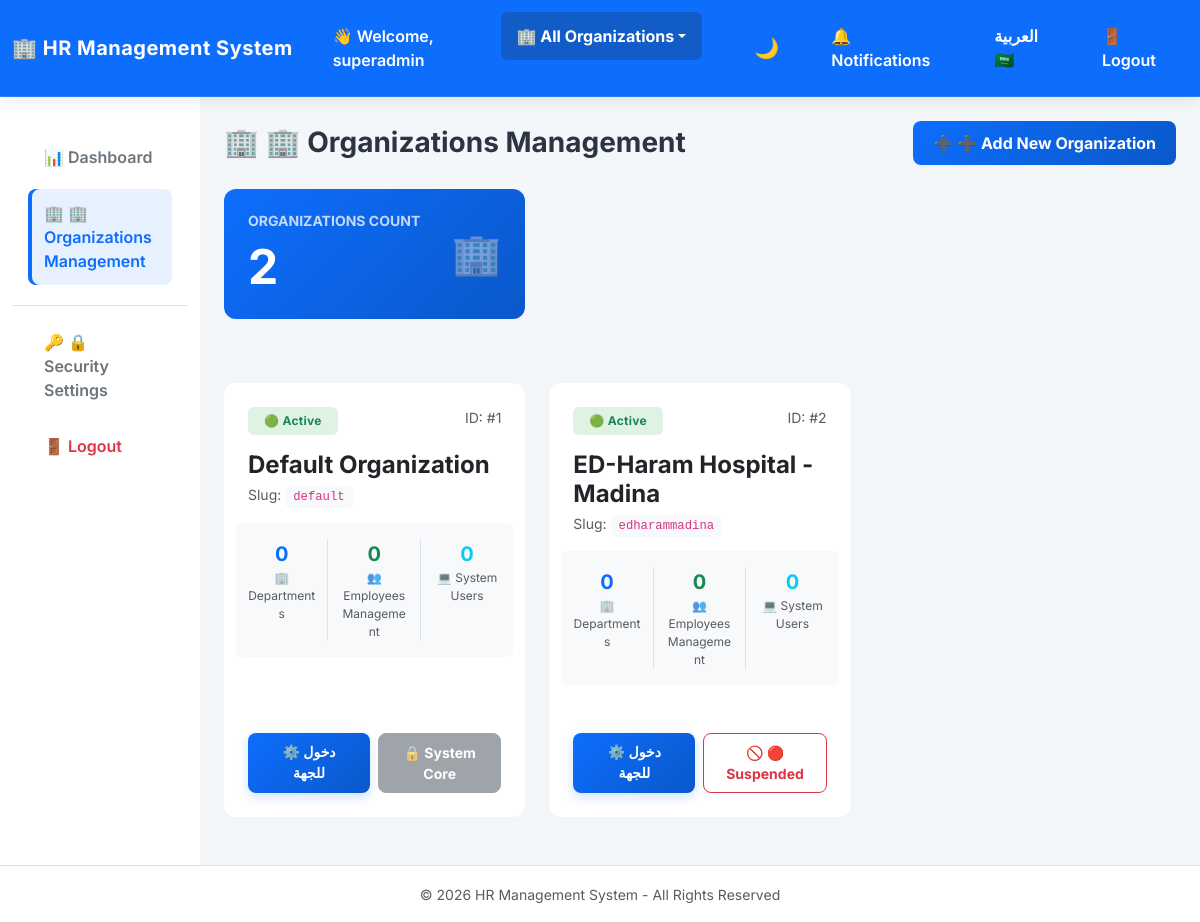
The app's page /admin/organizations.php?lang=en (signed in) with its own data.
### tables this page shows
CREATE TABLE `organizations` (
  `id` int(11) NOT NULL AUTO_INCREMENT,
  `name_ar` varchar(150) NOT NULL,
  `name_en` varchar(150) NOT NULL,
  `slug` varchar(50) NOT NULL,
  `status` enum('active','suspended') DEFAULT 'active',
  `created_at` timestamp NOT NULL DEFAULT current_timestamp(),
  PRIMARY KEY (`id`),
  UNIQUE KEY `name_ar` (`name_ar`),
  UNIQUE KEY `name_en` (`name_en`),
  UNIQUE KEY `slug` (`slug`)
);

### includes/languages.php (called while the page is built, shortened)
<?php
$translations['ar']['prevent_overlapping_leaves'] = 'منع تداخل الإجازات';
$translations['en']['prevent_overlapping_leaves'] = 'Prevent Overlapping Leaves';
$translations['ar']['allow_past_leaves'] = 'السماح بتقديم إجازة بأثر رجعي (تواريخ سابقة)';
$translations['en']['allow_past_leaves'] = 'Allow Retroactive Leaves (Past Dates)';
$translations['ar']['past_leaves_error'] = 'عذراً، غير مسموح بتقديم طلب إجازة في تاريخ قد مضى.';
$translations['en']['past_leaves_error'] = 'Sorry, requesting a leave in the past is not allowed.';
$translations['ar']['leave_controls'] = 'ضوابط وأنظمة الإجازات';
$translations['en']['leave_controls'] = 'Leave Policies & Controls';
$translations['ar']['overlapping_leaves_error'] = 'عذراً، يوجد لديك إجازة سابقة (معلقة أو مقبولة) تتداخل مع هذه التواريخ.';
$translations['en']['overlapping_leaves_error'] = 'Sorry, you have a previous leave (pending or approved) that overlaps with these dates.';
$translations['ar']['security_settings'] = '🔒 إعدادات الأمان';
$translations['en']['security_settings'] = '🔒 Security Settings';
$translations['ar']['2fa_title'] = 'التحقق الثنائي باستخدام تطبيق (2FA)';
$translations['en']['2fa_title'] = 'Two-Factor Authentication (2FA)';
$translations['ar']['2fa_active_title'] = 'ميزة التحقق الثنائي نشطة حالياً لحماية حسابك!';
$translations['en']['2fa_active_title'] = 'Two-Factor Authentication is currently active!';
$translations['ar']['2fa_active_desc'] = 'في كل مرة تقوم فيها بتسجيل الدخول، سيُطلب منك إدخال رمز التحقق المكون من 6 أرقام من تطبيق Authenticator الخاص بك.';
$translations['en']['2fa_active_desc'] = 'Each time you login, you will be required to enter the 6-digit verification code from your Authenticator app.';
$translations['ar']['2fa_disable_title'] = 'تعطيل التحقق الثنائي';
$translations['en']['2fa_disable_title'] = 'Disable Two-Factor Authentication';
$translations['ar']['2fa_disable_desc'] = 'لتعطيل هذه الميزة الأمنية، يرجى إدخال الرمز الحالي من تطبيق التحقق للـتأكيد:';
$translations['en']['2fa_disable_desc'] = 'To disable this security feature, please enter the current code from your Authenticator app to confirm:';
$translations['ar']['2fa_disable_btn'] = '🔴 تعطيل التحقق الثنائي';
$translations['en']['2fa_disable_btn'] = '🔴 Disable Two-Factor Authentication';
$translations['ar']['2fa_setup_title'] = 'إعداد التحقق الثنائي (2FA)';
$translations['en']['2fa_setup_title'] = 'Setup Two-Factor Authentication (2FA)';
$translations['ar']['2fa_setup_desc'] = 'التحقق الثنائي يضيف طبقة أمان إضافية لحسابك. تحتاج لتنزيل تطبيق مثل Google Authenticator أو Authy على هاتفك المحمول أولاً.';
$translations['en']['2fa_setup_desc'] = '2FA adds an extra layer of security. You need to download Google Authenticator or Authy on your mobile phone first.';
$translations['ar']['2fa_step_1'] = '1. امسح الرمز المربع (QR Code)';
$translations['en']['2fa_step_1'] = '1. Scan the QR Code';
$translations['ar']['2fa_step_1_desc'] = 'افتح تطبيق التحقق على هاتفك، واختر "إضافة حساب" ثم قم بمسح الرمز المربع أدناه كاملاً بالعدسة.';
$translations['en']['2fa_step_1_desc'] = 'Open the authenticator app, choose "Add account" and scan the QR code below.';
$translations['ar']['2fa_step_2'] = 'أو أدخل المفتاح السري يدوياً:';
$translations['en']['2fa_step_2'] = 'Or enter the secret key manually:';
$translations['ar']['copy'] = 'نسخ المفتاح';
$translations['en']['copy'] = 'Copy Key';
$translations['ar']['copied'] = 'تم النسخ';
$translations['en']['copied'] = 'Copied';
$translations['ar']['2fa_step_3'] = '2. أدخل رمز التحقق للتأكيد وتفعيل الخدمة';
$translations['en']['2fa_step_3'] = '2. Enter the verification code to activate';
$translations['ar']['2fa_code_label'] = 'رمز التحقق (6 أرقام)';
$translations['en']['2fa_code_label'] = 'Verification Code (6-digits)';
$translations['ar']['2fa_enable_btn'] = '🟢 تفعيل التحقق الثنائي';
$translations['en']['2fa_enable_btn'] = '🟢 Enable Two-Factor Authentication';
$translations['ar']['fill_fields_error'] = 'يرجى ملء جميع الحقول المطلوبة.';
$translations['en']['fill_fields_error'] = 'Please fill all required fields.';
$translations['ar']['2fa_enabled_success'] = '🎉 تم تفعيل ميزة التحقق الثنائي بنجاح وحماية حسابك!';
$translations['en']['2fa_enabled_success'] = '🎉 Two-factor authentication enabled successfully!';
$translations['ar']['2fa_disabled_success'] = '⚠️ تم تعطيل التحقق الثنائي بنجاح. حسابك الآن أقل أماناً.';
$translations['en']['2fa_disabled_success'] = '⚠️ Two-factor authentication disabled successfully.';
$translations['ar']['2fa_invalid_code'] = '❌ الرمز المدخل غير صحيح أو انتهت صلاحيته الزمنيّة، يرجى المحاولة مجدداً.';
$translations['en']['2fa_invalid_code'] = '❌ Invalid verification code, please try again.';
$translations['ar']['super_admin_dashboard'] = '👑 لوحة تحكم المدير العام';
$translations['en']['super_admin_dashboard'] = '👑 Super Admin Dashboard';
$translations['ar']['organizations_mgmt'] = '🏢 إدارة جهات العمل';
$translations['en']['organizations_mgmt'] = '🏢 Organizations Management';
$translations['ar']['add_organization'] = '➕ إضافة جهة عمل جديدة';
$translations['en']['add_organization'] = '➕ Add New Organization';
$translations['ar']['edit_organization'] = '✏️ تعديل جهة العمل';
$translations['en']['edit_organization'] = '✏️ Edit Organization';
$translations['ar']['org_name_ar'] = 'اسم جهة العمل (عربي)';
$translations['en']['org_name_ar'] = 'Organization Name (Arabic)';
$translations['ar']['org_name_en'] = 'اسم جهة العمل (EN)';
$translations['en']['org_name_en'] = 'Organization Name (English)';
$translations['ar']['org_slug'] = 'معرف جهة العمل الفريد (Slug)';
$translations['en']['org_slug'] = 'Organization Slug (Unique Key)';
$translations['ar']['org_manager_username'] = 'اسم مستخدم المدير المشرف';
$translations['en']['org_manager_username'] = 'Supervising Manager Username';
$translations['ar']['org_manager_email'] = 'البريد الإلكتروني للمدير';
$translations['en']['org_manager_email'] = 'Manager Email Address';
$translations['ar']['org_manager_password'] = 'كلمة مرور المدير الأولى';
$translations['en']['org_manager_password'] = 'Initial Manager Password';
$translations['ar']['active'] = '🟢 نشط';
$translations['en']['active'] = '🟢 Active';
$translations['ar']['suspended'] = '🔴 معطل';
$translations['en']['suspended'] = '🔴 Suspended';
$translations['ar']['all_organizations'] = 'جميع جهات العمل';
$translations['en']['all_organizations'] = 'All Organizations';
$translations['ar']['org_count'] = 'عدد جهات العمل';
$translations['en']['org_count'] = 'Organizations Count';
$translations['ar']['organization'] = 'جهة العمل';
$translations['en']['organization'] = 'Organization';
$translations['ar']['switch_org'] = '🔁 تغيير جهة العمل النشطة';
$translations['en']['switch_org'] = '🔁 Switch Active Organization';
$translations['ar']['success_org_created'] = '✅ تم إنشاء جهة العمل وحساب المدير بنجاح!';
$translations['en']['success_org_created'] = '✅ Organization and manager account created successfully!';
$translations['ar']['weekend_settings'] = 'إعدادات عطلات نهاية الأسبوع';
$translations['en']['weekend_settings'] = 'Weekend Settings';
$translations['ar']['weekend_days'] = 'أيام نهاية الأسبوع';
$translations['en']['weekend_days'] = 'Weekend Days';
$translations['ar']['holidays'] = '🏖️ العطلات الرسمية';
$translations['en']['holidays'] = '🏖️ Official Holidays';
$translations['ar']['add_holiday'] = 'إضافة عطلة رسمية';
$translations['en']['add_holiday'] = 'Add Official Holiday';
$translations['ar']['holiday_name'] = 'اسم العطلة';
$translations['en']['holiday_name'] = 'Holiday Name';
$translations['ar']['leave_reports'] = '📊 تقارير وتحليلات الإجازات';
$translations['en']['leave_reports'] = '📊 Leave Reports & Analytics';
return $translations;
?>

### includes/config.php (called while the page is built, shortened)
<?php
require_once 'languages.php';
$lang = $_SESSION['lang'] ?? 'ar';
function h($string) {
    return htmlspecialchars($string, ENT_QUOTES, 'UTF-8');
}
?>

### admin/organizations.php (the view, shortened to what this page needs)
<?php
require_once '../includes/config.php';
$orgs = [];
try {
    $query = "
        SELECT o.*,
            (SELECT COUNT(*) FROM departments WHERE organization_id = o.id) AS dept_count,
            (SELECT COUNT(*) FROM employees WHERE organization_id = o.id) AS emp_count,
            (SELECT COUNT(*) FROM users WHERE organization_id = o.id) AS user_count
        FROM organizations o
        ORDER BY o.id ASC
    ";
    $orgs = $pdo->query($query)->fetchAll();
} catch (Exception $e) {
    $error = __('db_error') . ': ' . $e->getMessage();
}
include '../includes/header.php';
?>
<div class="d-flex justify-content-between align-items-center mb-4">
    <h2 class="h3 mb-0 text-gray-800 fw-bold">🏢 <?php echo __('organizations_mgmt'); ?></h2>
    <button class="btn btn-primary fw-bold shadow-sm" data-bs-toggle="modal" data-bs-target="#addOrgModal">
        ➕ <?php echo __('add_organization'); ?>
    </button>
</div>
<div class="row mb-4">
    <div class="col-md-4 mb-3">
        <div class="card border-0 shadow-sm bg-gradient-primary text-white">
            <div class="card-body p-4">
                <div class="d-flex justify-content-between align-items-center">
                    <div>
                        <h6 class="text-uppercase small mb-2 opacity-75 fw-bold"><?php echo __('org_count'); ?></h6>
                        <h2 class="display-5 fw-bold mb-0"><?php echo count($orgs); ?></h2>
                    </div>
                    <div class="fs-1 opacity-50">🏢</div>
                </div>
            </div>
        </div>
    </div>
</div>
<div class="row">
    <?php if (empty($orgs)): ?>
        <div class="col-12">
            <div class="card border-0 shadow-sm text-center p-5">
                <p class="text-muted fs-5 mb-0"><?php echo __('no_data'); ?></p>
            </div>
        </div>
    <?php else: ?>
        <?php foreach ($orgs as $org): ?>
            <div class="col-md-6 col-lg-4 mb-4">
                <div class="card border-0 shadow-sm h-100 transition-hover">
                    <div class="card-body p-4 d-flex flex-column justify-content-between">
                        <div>
                            <div class="d-flex justify-content-between align-items-start mb-3">
                                <span class="badge py-2 px-3 fw-bold <?php echo $org['status'] === 'active' ? 'bg-success-soft text-success' : 'bg-danger-soft text-danger'; ?>">
                                    <?php echo $org['status'] === 'active' ? __('active') : __('suspended'); ?>
                                </span>
                                <span class="text-muted small">ID: #<?php echo $org['id']; ?></span>
                            </div>
                            <h4 class="fw-bold mb-1"><?php echo $lang === 'en' ? h($org['name_en']) : h($org['name_ar']); ?></h4>
                            <p class="text-muted small mb-3">Slug: <code class="bg-light px-2 py-1 rounded small"><?php echo h($org['slug']); ?></code></p>
                            <div class="row text-center bg-light rounded py-3 mb-4">
                                <div class="col-4 border-end">
                                    <div class="fw-bold fs-5 text-primary"><?php echo $org['dept_count']; ?></div>
                                    <div class="x-small text-muted"><?php echo __('departments'); ?></div>
                                </div>
                                <div class="col-4 border-end">
                                    <div class="fw-bold fs-5 text-success"><?php echo $org['emp_count']; ?></div>
                                    <div class="x-small text-muted"><?php echo __('employees'); ?></div>
                                </div>
                                <div class="col-4">
                                    <div class="fw-bold fs-5 text-info"><?php echo $org['user_count']; ?></div>
                                    <div class="x-small text-muted"><?php echo __('system_users'); ?></div>
                                </div>
                            </div>
                        </div>
                        <div class="d-flex gap-2">
                            <a href="../index.php?switch_org=<?php echo $org['id']; ?>" class="btn btn-primary btn-sm w-100 fw-bold py-2">
                                ⚙️ دخول للجهة
                            </a>
                            <?php if ($org['id'] > 1): ?>
                                <?php if ($org['status'] === 'active'): ?>
                                    <a href="organizations.php?toggle_status=suspended&org_id=<?php echo $org['id']; ?>"
                                       class="btn btn-outline-danger btn-sm w-100 fw-bold py-2"
                                       onclick="return confirm('<?php echo __('confirm_delete'); ?>')">
                                        🚫 <?php echo __('suspended'); ?>
                                    </a>
                                <?php endif; ?>
                            <?php else: ?>
                                <button class="btn btn-secondary btn-sm w-100 fw-bold py-2 disabled" disabled>
                                    🔒 System Core
                                </button>
                            <?php endif; ?>
                        </div>
                    </div>
                </div>
            </div>
        <?php endforeach; ?>
    <?php endif; ?>
</div>
<?php include '../includes/footer.php'; ?>

### assets/css/style.css (style rules this page uses)
:root { --bg-color: #f4f7fa; --card-bg: #ffffff; --text-main: #2b3440; --text-muted: #6c757d; --border-radius: 12px; --card-shadow: 0 4px 20px rgba(0, 0, 0, 0.03); --hover-shadow: 0 10px 30px rgba(0, 0, 0, 0.06); --transition: all 0.3s cubic-bezier(0.25, 0.8, 0.25, 1); }
body { background-color: var(--bg-color); color: var(--text-main); -webkit-font-smoothing: antialiased; }
.card { background: var(--card-bg); border-radius: var(--border-radius); border: none; box-shadow: var(--card-shadow); transition: var(--transition); margin-bottom: 1.5rem; }
.card-body { padding: 24px; }
.btn { border-radius: 8px; font-weight: 600; padding: 10px 20px; transition: var(--transition); }
.btn-primary { background: linear-gradient(135deg, var(--primary-color), #0a58ca) !important; border: none !important; box-shadow: 0 4px 12px rgba(13, 110, 253, 0.2); color: #fff !important; }
.badge { padding: 8px 12px; border-radius: 6px; font-weight: 600; letter-spacing: 0.3px; }
.shadow-sm { box-shadow: 0 2px 10px rgba(0,0,0,0.02) !important; }

### admin/organizations.php (style rules this page uses)
.bg-success-soft { background-color: rgba(40, 167, 69, 0.15) !important; }
.transition-hover { transition: transform 0.2s ease-in-out, box-shadow 0.2s ease-in-out; }
.bg-gradient-primary { background: linear-gradient(135deg, #0d6efd 0%, #0a58ca 100%) !important; }
.x-small { font-size: 0.75rem; }

### records on screen
organizations: status "🟢 Active", id "1", name_en "Default Organization", slug "default", dept_count "0", emp_count "0", user_count "0", shows "🔒 System Core"
organizations: status "🟢 Active", id "2", name_en "ED-Haram Hospital - Madina", slug "edharammadina", dept_count "0", emp_count "0", user_count "0"

### other values on screen
__('site_name') "🏢 HR Management System"
__('welcome') "👋 Welcome"
$_SESSION['full_name'] "superadmin"
__('all_organizations') "All Organizations"
__('notifications') "🔔 Notifications"
__('language') "العربية 🇸🇦"
__('logout') "🚪 Logout"
__('dashboard') "📊 Dashboard"
__('organizations_mgmt') "🏢 Organizations Management"
__('security_settings') "🔒 Security Settings"
__('add_organization') "➕ Add New Organization"
__('org_count') "ORGANIZATIONS COUNT"
count($orgs) "2"
SITE_NAME "HR Management System"
$footer_text "All Rights Reserved"
